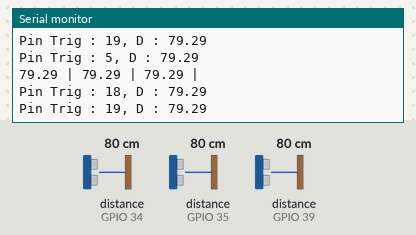
A sketch run on a simulated ESP32. Shown: the last lines printed to the serial monitor. Wiring (inferred from the names in the program): 3 × ultrasonic range finder: trigger GPIO 5, echo GPIO 39 / trigger GPIO 18, echo GPIO 34 / trigger GPIO 19, echo GPIO 35. Inputs (shaded band) come from the test bench; at power-on: distance to the obstacle (sensors on GPIO 34, GPIO 35, GPIO 39) 80 cm. The echo pulse lasts 58.3 µs per cm.

Above: at 12.3 s.
12.4 s: distance to the obstacle (sensor on GPIO 34) set to 2 cm
At 13.9 s:
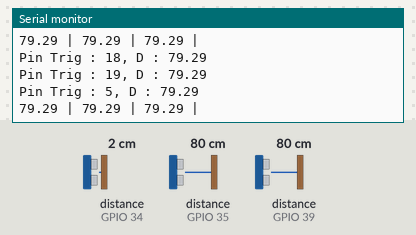
21.0 s: distance to the obstacle (sensor on GPIO 35) set to 2 cm
At 25.3 s:
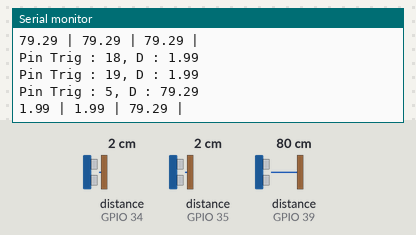
29.6 s: distance to the obstacle (sensor on GPIO 39) set to 2 cm
At 36.5 s:
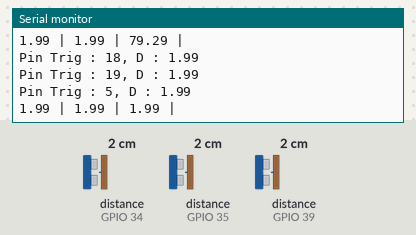
38.2 s: distance to the obstacle (sensor on GPIO 34) set to 4 cm
At 46.5 s:
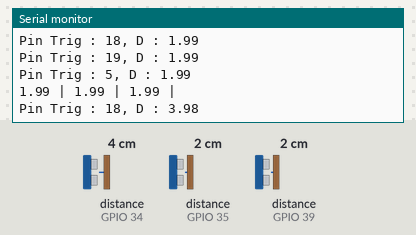
46.8 s: distance to the obstacle (sensor on GPIO 35) set to 4 cm
At 49.0 s:
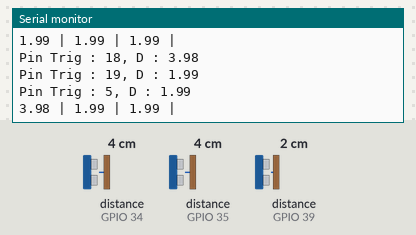
55.4 s: distance to the obstacle (sensor on GPIO 39) set to 4 cm
At 60.3 s:
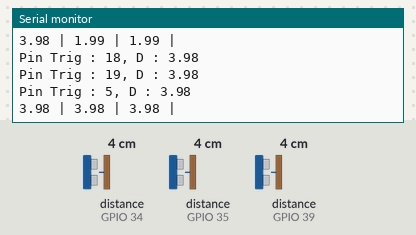
Timing chart, 0 to 61.8 s (numbered marks = the images above; inputs shaded):
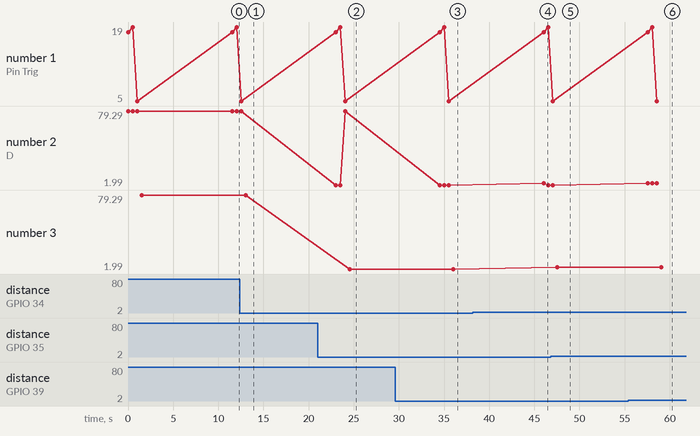

The sketch:

atamots-devices.ino
```cpp
const int echoPins[3] = { 34, 35, 39 };
const int trigPins[3] = { 18, 19, 5 };

float distances[3];

void setup() {
  Serial.begin(115200);
  for(byte pinNumber = 0; pinNumber < 3; pinNumber++){
    pinMode(echoPins[pinNumber], INPUT);
    pinMode(trigPins[pinNumber], OUTPUT);
  }

}

void loop() {

  for(byte i = 0; i < 3; i++){
    distances[i] = getDistance(trigPins[i], echoPins[i]);
    delay(500);
  }

  Serial.println(String(distances[0]) + " | " + String(distances[1]) + " | " + String(distances[2]) + " | ");
  delay(10000);


}

float getDistance(byte trig, byte echo){
  //  local variable
  long duration;
  float distance;

  digitalWrite(trig, LOW);
  delayMicroseconds(20);
  digitalWrite(trig, HIGH);
  delayMicroseconds(100);
  digitalWrite(trig, LOW);

  duration = pulseIn(echo, HIGH);

  distance = duration * (0.034/2);
  Serial.println("Pin Trig : " + String(trig) + ", D : " + String(distance));
  return distance;
}
```

Measured:
- after the input at 21.0 s, the serial monitor: prints a new line after 2.5 s (image 2)
- after the input at 29.6 s, the serial monitor: prints a new line after 5.9 s (image 3)
- after the input at 38.2 s, the serial monitor: prints a new line after 7.8 s (image 4)
- after the input at 55.4 s, the serial monitor: prints a new line after 3.1 s (image 6)
